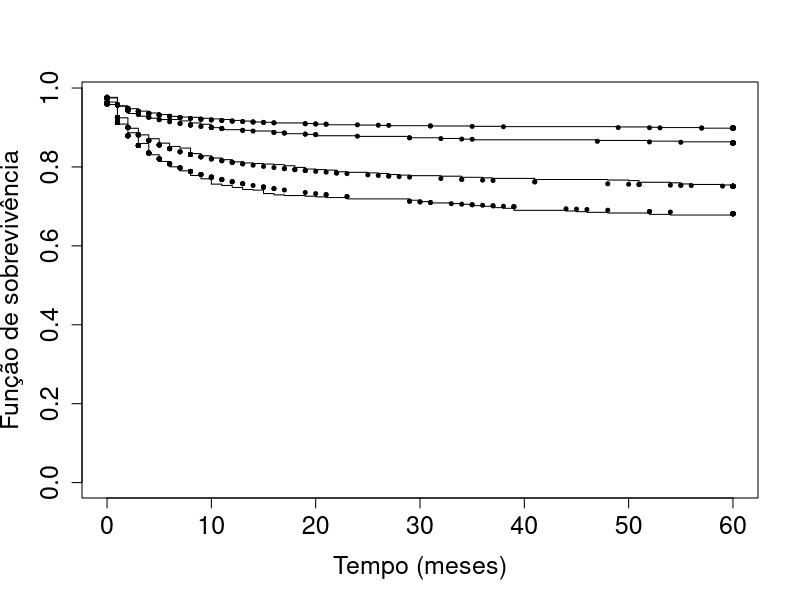

The R script that drew this image:
options(scipen = 999)  # evita notação científica
set.seed(1)

library(survival)
library(nlme)   # para fdHess
library(MASS)   # para ginv

##-----------------------------------------------------------------
# Dados Infarto Agudo do Miocárdio
##-----------------------------------------------------------------
dados <- read.table("dados-infarto.txt")

# Tempo e status
y      <- dados$fim - dados$ini
status <- dados$status

# Covariáveis: idade (<65 / ≥65) e sexo
x1 	   <- factor(ifelse(dados$idade < 65, "(<65)", "(>=65)"))
x2 	   <- factor(dados$sexo)
dados      <- data.frame(dados, x1, x2)

#-----------------------------------------------------------------
# Matrizes de covariáveis
#-----------------------------------------------------------------
Xe_sigma <- model.matrix(~ 1, data = dados)         # para σ
Xe_mu    <- model.matrix(~ 1 + x1 + x2, data = dados)  # para μ
Xe_p0    <- model.matrix(~ 1 + x1 + x2, data = dados)  # para p₀
Xe_phi   <- model.matrix(~ 1, data = dados)         # para φ

#-----------------------------------------------------------------
# Função de verossimilhança: Lognormal Discreta + fração de cura
#-----------------------------------------------------------------
fvero <- function(theta) {
  n_sigma <- ncol(Xe_sigma)
  n_mu    <- ncol(Xe_mu)
  n_p0    <- ncol(Xe_p0)
  n_phi   <- ncol(Xe_phi)

  # índices dos parâmetros
  beta_sigma <- theta[1:n_sigma]
  beta_mu    <- theta[(n_sigma+1):(n_sigma+n_mu)]
  beta_p0    <- theta[(n_sigma+n_mu+1):(n_sigma+n_mu+n_p0)]
  beta_phi   <- theta[(n_sigma+n_mu+n_p0+1):(n_sigma+n_mu+n_p0+n_phi)]

  # transformações
  sigma <- exp(Xe_sigma %*% beta_sigma)
  mu    <- Xe_mu %*% beta_mu
  p0    <- 1/(1 + exp(-Xe_p0 %*% beta_p0))
  phi   <- exp(Xe_phi %*% beta_phi)
  eta   <- phi^(-1) * (p0^(-phi) - 1)

  # Função de sobrevivência Lognormal Discreta
  S_LND <- function(y, sigma, mu) {
    1 - pnorm((log(y) - mu) / sigma)
  }

  vF1   <- 1 - S_LND(y, sigma, mu)
  Spop1 <- (1 + phi * eta * vF1)^(-1/phi)

  vF2   <- 1 - S_LND(y + 1, sigma, mu)
  Spop2 <- (1 + phi * eta * vF2)^(-1/phi)

  fpop  <- Spop1 - Spop2

  # log-verossimilhança
  loglik <- sum(status * log(fpop) + (1 - status) * log(Spop1))
  return(loglik)
}

#-----------------------------------------------------------------
# Estimação
#-----------------------------------------------------------------
n_sigma <- ncol(Xe_sigma)
n_mu    <- ncol(Xe_mu)
n_p0    <- ncol(Xe_p0)
n_phi   <- ncol(Xe_phi)

theta0 <- rep(0, n_sigma + n_mu + n_p0 + n_phi)

mgg1 <- optim(theta0, fvero, method = "SANN",
              control = list(fnscale = -1, maxit = 10000))
theta0 <- mgg1$par

mgg <- optim(theta0, fvero, method = "BFGS",
             control = list(fnscale = -1, maxit = 1000))

#-----------------------------------------------------------------
# Parâmetros estimados
#-----------------------------------------------------------------
beta_sigma <- mgg$par[1:n_sigma]
beta_mu    <- mgg$par[(n_sigma+1):(n_sigma+n_mu)]
beta_p0    <- mgg$par[(n_sigma+n_mu+1):(n_sigma+n_mu+n_p0)]
beta_phi   <- mgg$par[(n_sigma+n_mu+n_p0+1):(n_sigma+n_mu+n_p0+n_phi)]

sigma <- exp(Xe_sigma %*% beta_sigma)
mu    <- Xe_mu %*% beta_mu
p0    <- 1/(1 + exp(-Xe_p0 %*% beta_p0))
phi   <- exp(Xe_phi %*% beta_phi)
eta   <- phi^(-1) * (p0^(-phi) - 1)

S_LND <- function(y, sigma, mu) {
  1 - pnorm((log(y) - mu) / sigma)
}

vF   <- 1 - S_LND(y + 1, sigma, mu)
Spop <- (1 + phi * eta * vF)^(-1/phi)
p0   <- (1 + phi * eta)^(-1/phi)

#-----------------------------------------------------------------
# Plot função de sobrevivência empírica vs modelo
#-----------------------------------------------------------------
mKM <- survfit(Surv(y, status) ~ x1 + x2, se.fit = FALSE)
plot(mKM, xlab = "Tempo (meses)", ylab = "Função de sobrevivência",
     cex.axis = 1.5, cex.lab = 1.5)
points(y, Spop, pch = 20, cex = 0.8)

#-----------------------------------------------------------------
# Erros padrão (pseudo-inversa da Hessiana)
#-----------------------------------------------------------------

Estimativa <- mgg$par
obsinf <- -fdHess(Estimativa, fvero)$Hessian
covmat <- ginv(obsinf)
setheta <- sqrt(pmax(0, diag(covmat)))
tvals <- Estimativa / setheta
pvals <- 2 * (1 - pnorm(abs(tvals)))

# nomes dos parâmetros
nomes <- c(paste0("b_sigma_", colnames(Xe_sigma)),
           paste0("b_mu_",    colnames(Xe_mu)),
           paste0("b_p0_",    colnames(Xe_p0)),
           paste0("b_phi_",   colnames(Xe_phi)))

mest <- cbind(
  Estimate = Estimativa,
  `s.e.` = setheta,
  `|t|` = abs(tvals),
  `p-value` = pvals
)
rownames(mest) <- nomes

print(mest, 6)

cormat <- cov2cor(covmat)
print(cormat, 3)

#-----------------------------------------------------------------
# AIC
#-----------------------------------------------------------------
2 * length(Estimativa) - 2 * fvero(Estimativa)

# Teste Log-Rank
teste_log_rank <- survdiff(Surv(y, status) ~ x1 + x2)
print(teste_log_rank)

